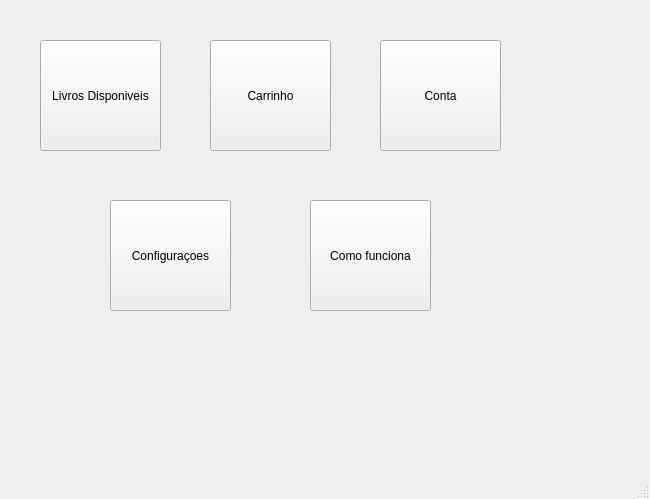
<?xml version="1.0" encoding="UTF-8"?>
<ui version="4.0">
 <class>MainWindow</class>
 <widget class="QMainWindow" name="MainWindow">
  <property name="geometry">
   <rect>
    <x>0</x>
    <y>0</y>
    <width>650</width>
    <height>499</height>
   </rect>
  </property>
  <property name="windowTitle">
   <string>Pagina inicial</string>
  </property>
  <widget class="QWidget" name="centralwidget">
   <widget class="QPushButton" name="pushButton">
    <property name="geometry">
     <rect>
      <x>40</x>
      <y>40</y>
      <width>121</width>
      <height>111</height>
     </rect>
    </property>
    <property name="text">
     <string>Livros Disponiveis</string>
    </property>
   </widget>
   <widget class="QPushButton" name="pushButton_2">
    <property name="geometry">
     <rect>
      <x>210</x>
      <y>40</y>
      <width>121</width>
      <height>111</height>
     </rect>
    </property>
    <property name="text">
     <string>Carrinho</string>
    </property>
   </widget>
   <widget class="QPushButton" name="pushButton_3">
    <property name="geometry">
     <rect>
      <x>380</x>
      <y>40</y>
      <width>121</width>
      <height>111</height>
     </rect>
    </property>
    <property name="text">
     <string>Conta</string>
    </property>
   </widget>
   <widget class="QPushButton" name="pushButton_4">
    <property name="geometry">
     <rect>
      <x>110</x>
      <y>200</y>
      <width>121</width>
      <height>111</height>
     </rect>
    </property>
    <property name="text">
     <string>Configuraçoes</string>
    </property>
   </widget>
   <widget class="QPushButton" name="pushButton_5">
    <property name="geometry">
     <rect>
      <x>310</x>
      <y>200</y>
      <width>121</width>
      <height>111</height>
     </rect>
    </property>
    <property name="text">
     <string>Como funciona</string>
    </property>
   </widget>
  </widget>
  <widget class="QStatusBar" name="statusbar"/>
  <action name="actionVerificar_Carrinho">
   <property name="text">
    <string>Verificar Carrinho</string>
   </property>
  </action>
  <action name="actionPrincipais_Livros_do_dia">
   <property name="text">
    <string>Principais Livros do dia</string>
   </property>
  </action>
  <action name="actionPrincipais_livros_para_voce">
   <property name="text">
    <string>Principais livros para voce</string>
   </property>
  </action>
  <action name="actionLivros_que_est_o_alugados">
   <property name="text">
    <string>Livros que estão alugados</string>
   </property>
  </action>
  <action name="actionLivros_que_voce_alugou">
   <property name="text">
    <string>Livros que voce alugou</string>
   </property>
  </action>
  <action name="actionpreferencias">
   <property name="text">
    <string>preferencias</string>
   </property>
  </action>
  <action name="actionconfigura_oes_da_conta">
   <property name="text">
    <string>Configuraçoes da conta</string>
   </property>
  </action>
  <action name="actionConfigura_oes_gerais">
   <property name="text">
    <string>Configuraçoes gerais</string>
   </property>
  </action>
  <action name="actionComo_nosso_software_funciona">
   <property name="text">
    <string>Como nosso software funciona</string>
   </property>
  </action>
 </widget>
 <resources/>
 <connections/>
</ui>
